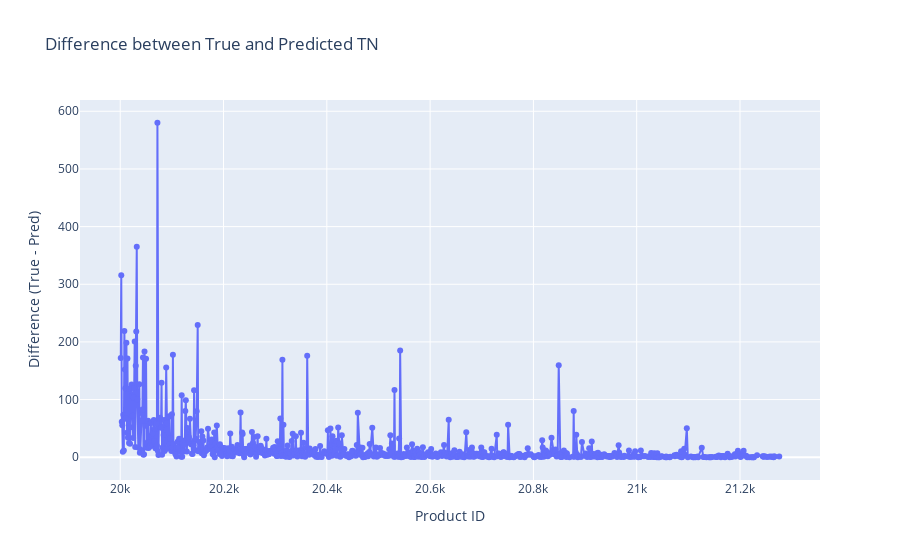

Write notebook code for a chart like this one.
### Code cell
# Calculate the difference
merged_df['difference'] = abs(merged_df['tn_true'] - merged_df['tn_pred'])

# Create a line plot with Plotly
fig = go.Figure()

# Add the difference line
fig.add_trace(go.Scatter(x=merged_df['product_id'], y=merged_df['difference'], 
                         mode='lines+markers', name='Difference (True - Pred)'))

# Update layout
fig.update_layout(
    title='Difference between True and Predicted TN',
    xaxis_title='Product ID',
    yaxis_title='Difference (True - Pred)',
    legend_title='Series',
    hovermode='x unified'
)

# Show the plot
fig.show()

### Figure 1 — Plotly figure (JSON) as saved in the notebook; plotly's stock layout.template omitted (floating-point values rounded to 4 significant figures; data arrays with more than 128 entries replaced by an {"elided": "..."} marker saying what was removed)
{"data": [{"mode": "lines+markers", "name": "Difference (True - Pred)", "type": "scatter", "x": {"elided": "780 int values"}, "y": {"elided": "780 float values"}}], "layout": {"hovermode": "x unified", "legend": {"title": {"text": "Series"}}, "title": {"text": "Difference between True and Predicted TN"}, "xaxis": {"title": {"text": "Product ID"}}, "yaxis": {"title": {"text": "Difference (True - Pred)"}}}}
